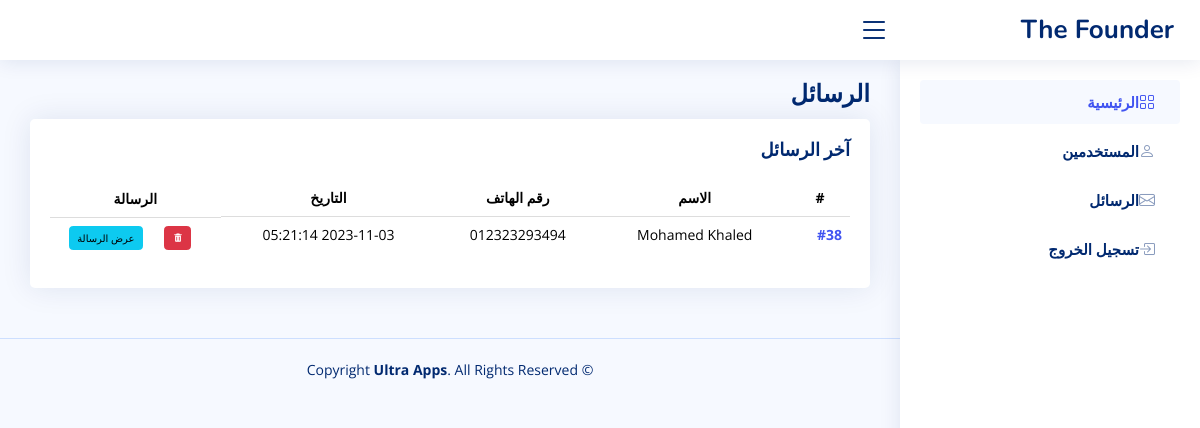
The page /manage/messages.php (signed in) on the database its author committed.
### tables this page shows
CREATE TABLE `roles_permissions` (
  `role_id` bigint(20) NOT NULL,
  `perm_id` bigint(20) NOT NULL
);

CREATE TABLE `messages` (
  `ID` int(11) NOT NULL,
  `fname` varchar(255) NOT NULL,
  `lname` varchar(255) NOT NULL,
  `email` varchar(255) NOT NULL,
  `phone` varchar(255) NOT NULL,
  `Date` timestamp NULL DEFAULT NULL,
  `message` longtext NOT NULL
);

### manage/includes/functions/functions.php (called while the page is built, shortened)
<?php
function getAllFrom($field, $tableName, $where, $and, $orderField, $ordering = "ASC")
{
    global $con;
    $getAll = $con->prepare("SELECT $field FROM $tableName $where $and ORDER BY $orderField $ordering");
    $getAll->execute();
    $all = $getAll->fetchAll();
    return $all;
}

### manage/messages.php (the view, shortened to what this page needs)
<?php
$pageTitle = 'الرسائل';
include 'init.php';
$getAd = $con->prepare('SELECT
                            admin.*,
                            roles.role_name AS Role_Name
                        FROM
                            admin
                        INNER JOIN
                            roles
                        ON
                            roles.role_id = admin.role_id
                        WHERE
                            UserName = ?');
$getAd->execute([$sessionUser]);
$info = $getAd->fetch();
$AdminRole = $info['role_id'];
$getAdmin = $con->prepare("SELECT
                                roles_permissions.*,
                                permissions.perm_desc AS perm_name
                            FROM
                                roles_permissions
                            INNER JOIN
                                permissions
                            ON
                                permissions.perm_id = roles_permissions.perm_id
                            ");
$getAdmin->execute();
$info = $getAdmin->fetchAll();
if (isset($_SESSION['Username'])) {
    foreach ($info as $permission_name) {
        if ($permission_name['perm_name'] == 'Dashboard' && $permission_name['role_id'] == $AdminRole) { ?>
            <main id="main" class="main">
                <div class="pagetitle">
                    <h1>
                        <h1><?php echo $pageTitle ?></h1>
                    </h1>
                </div>
                <section class="section dashboard">
                    <div class="row">
                        <div class="col-lg-12">
                            <div class="row">
                                <div class="col-12">
                                    <div class="card recent-sales overflow-auto">
                                        <div class="card-body">
                                            <h2 class="card-title fw-bold">آخر الرسائل </h2>
                                            <table class="table table-borderless datatable">
                                                <thead>
                                                    <tr>
                                                        <th scope="col">#</th>
                                                        <th class="text-center" scope="col">الاسم</th>
                                                        <th scope="col">رقم الهاتف</th>
                                                        <th scope="col">التاريخ</th>
                                                        <th scope="col">الرسالة</th>
                                                    </tr>
                                                </thead>
                                                <tbody>
                                                    <?php
                                                    $messages = getAllFrom("*", "messages", "", "", "ID", "ASC");
                                                    foreach ($messages as $msg) { ?>
                                                        <tr>
                                                            <th scope="row"><a href="#">#<?php echo $msg['ID']; ?></a></th>
                                                            <td><?php echo $msg['fname'] . " " . $msg['lname']; ?></td>
                                                            <td><?php echo $msg['phone']; ?></td>
                                                            <td><?php echo $msg['Date']; ?></td>
                                                            <td class="msg-actions">
                                                                <p>
                                                                <form action="actions.php" method="post">
                                                                    <button type="submit" name="delete_msg" class="btn btn-danger">
                                                                        <i class="bx bxs-trash"></i>
                                                                    </button>
                                                                </form>
                                                                </p>
                                                                <a class="btn btn-info" target="_blank" href="message_details.php?msgid=<?php echo $msg['ID'] ?>">عرض
                                                                    الرسالة</a>
                                                            </td>
                                                        </tr>
                                                    <?php } ?>
                                                </tbody>
                                            </table>
                                        </div>
                                    </div>
                                </div>
                            </div>
                        </div>
                    </div>
                </section>
            </main>
<?php
            include $templates . 'footer.php';
        }
    }
} else {
    header('Location: index.php');
    exit();
}
?>

### manage/includes/templates/footer.php (shortened to what this page needs)
<footer id="footer" class="footer">
    <div class="copyright">
        &copy; Copyright <strong><span>Ultra Apps</span></strong>. All Rights Reserved
    </div>
</footer>
</body>
</html>

### manage/layout/css/style.css (style rules this page uses)
:root { scroll-behavior: smooth; }
body { font-family: "Open Sans", sans-serif; background: #f6f9ff; color: #444444; }
a { color: #4154f1; text-decoration: none; }
h1, h2, h3, h4, h5, h6 { font-family: "Nunito", sans-serif; }
#main { margin-top: 60px; padding: 20px 30px; transition: all 0.3s; }
.pagetitle { margin-bottom: 10px; }
.pagetitle h1 { font-size: 24px; margin-bottom: 0; font-weight: 600; color: #012970; }
.card { margin-bottom: 30px; border: none; border-radius: 5px; box-shadow: 0px 0 30px rgba(1, 41, 112, 0.1); }
.card-title { padding: 20px 0 15px 0; font-size: 18px; font-weight: 500; color: #012970; font-family: "Poppins", sans-serif; }
.card-body { padding: 0 20px 20px 20px; }
@media (min-width: 1200px) { #main, #footer { margin-right: 300px; } }
.dashboard .recent-sales { font-size: 14px; }
.dashboard .recent-sales .table thead { background: #f6f6fe; }
.dashboard .table thead th, .dashboard .table tbody td { text-align: center; }
.dashboard .table tbody td.msg-actions { display: flex !important; justify-content: space-evenly !important; flex-direction: row; }
.dashboard .recent-sales .table thead th { border: 0; }
.footer { padding: 20px 0; font-size: 14px; transition: all 0.3s; border-top: 1px solid #cddfff; }
.footer .copyright { text-align: center; color: #012970; }

### rows shown on the page
messages: ID "38", fname "Mohamed", lname "Khaled", phone "012323293494", Date "2023-11-03 05:21:14"
